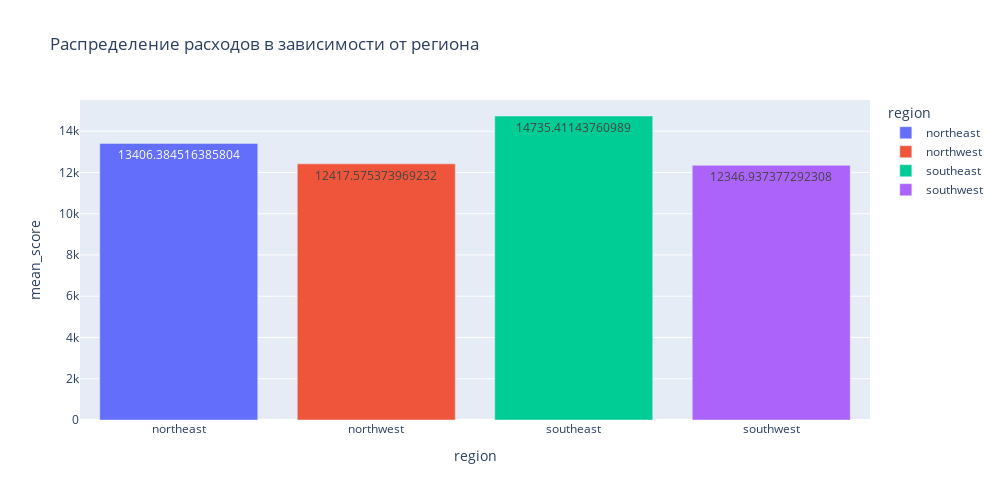

Source (notebook cell):
### Code cell
grouped = data.groupby('region', as_index=False).agg(mean_score=('charges', 'mean'))
display(grouped)
# посмотрим какое было количество расходов в зависимости от региона 
#строим график
fig = px.bar(
    data_frame=grouped, #датафрейм
    x='region', #ось x
    y='mean_score', #ось y
    color='region', #расцветка в зависимости от категории 
    text = 'mean_score', #текст на столбцах
    orientation='v', #ориентация графика
    height=500, #высота
    width=1000, #ширина
    title='Распределение расходов в зависимости от региона' #заголовок
)
#отображаем его
fig.show()

### Figure 1 — Plotly figure (JSON) as saved in the notebook; plotly's stock layout.template omitted (floating-point values rounded to 4 significant figures)
{"data": [{"alignmentgroup": "True", "hovertemplate": "region=%{x}<br>mean_score=%{text}<extra></extra>", "legendgroup": "northeast", "marker": {"color": "#636efa", "pattern": {"shape": ""}}, "name": "northeast", "offsetgroup": "northeast", "orientation": "v", "showlegend": true, "text": [13410.0], "textposition": "auto", "type": "bar", "x": ["northeast"], "xaxis": "x", "y": [13410.0], "yaxis": "y"}, {"alignmentgroup": "True", "hovertemplate": "region=%{x}<br>mean_score=%{text}<extra></extra>", "legendgroup": "northwest", "marker": {"color": "#EF553B", "pattern": {"shape": ""}}, "name": "northwest", "offsetgroup": "northwest", "orientation": "v", "showlegend": true, "text": [12420.0], "textposition": "auto", "type": "bar", "x": ["northwest"], "xaxis": "x", "y": [12420.0], "yaxis": "y"}, {"alignmentgroup": "True", "hovertemplate": "region=%{x}<br>mean_score=%{text}<extra></extra>", "legendgroup": "southeast", "marker": {"color": "#00cc96", "pattern": {"shape": ""}}, "name": "southeast", "offsetgroup": "southeast", "orientation": "v", "showlegend": true, "text": [14740.0], "textposition": "auto", "type": "bar", "x": ["southeast"], "xaxis": "x", "y": [14740.0], "yaxis": "y"}, {"alignmentgroup": "True", "hovertemplate": "region=%{x}<br>mean_score=%{text}<extra></extra>", "legendgroup": "southwest", "marker": {"color": "#ab63fa", "pattern": {"shape": ""}}, "name": "southwest", "offsetgroup": "southwest", "orientation": "v", "showlegend": true, "text": [12350.0], "textposition": "auto", "type": "bar", "x": ["southwest"], "xaxis": "x", "y": [12350.0], "yaxis": "y"}], "layout": {"barmode": "relative", "height": 500, "legend": {"title": {"text": "region"}, "tracegroupgap": 0}, "title": {"text": "Распределение расходов в зависимости от региона"}, "width": 1000, "xaxis": {"anchor": "y", "categoryarray": ["northeast", "northwest", "southeast", "southwest"], "categoryorder": "array", "domain": [0, 1], "title": {"text": "region"}}, "yaxis": {"anchor": "x", "domain": [0, 1], "title": {"text": "mean_score"}}}}
